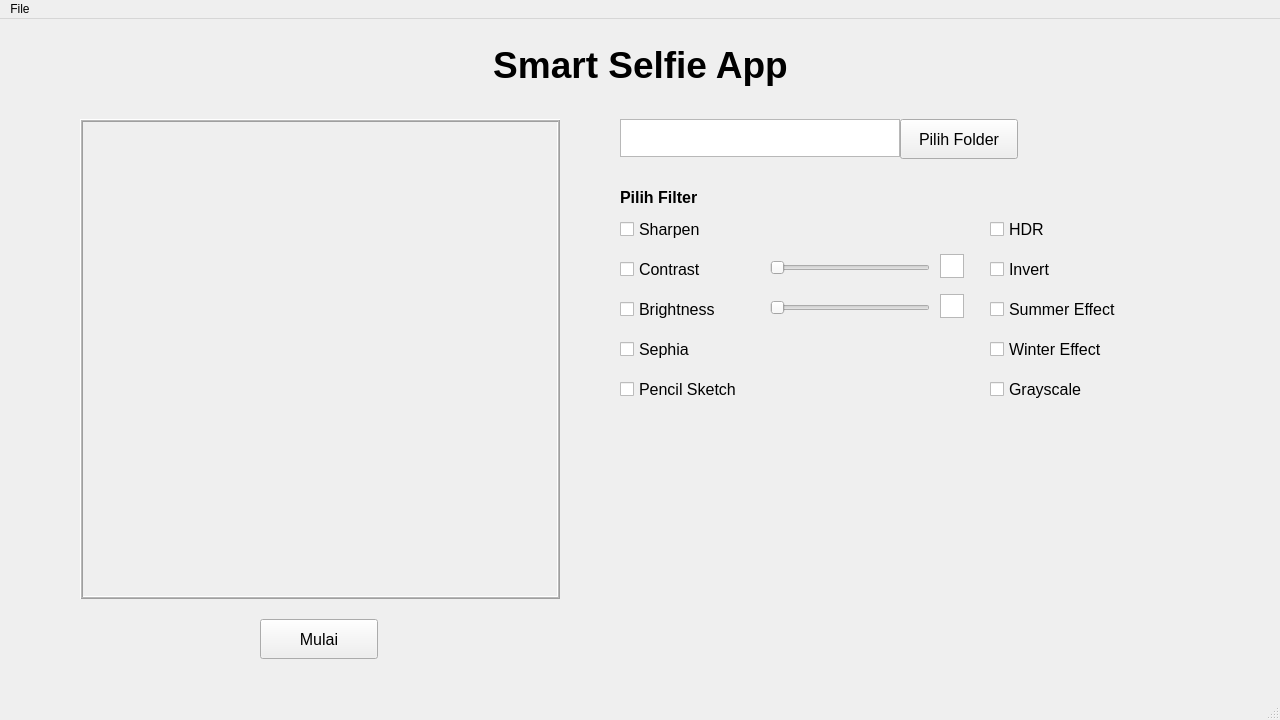
<?xml version="1.0" encoding="UTF-8"?>
<ui version="4.0">
 <class>MainWindow</class>
 <widget class="QMainWindow" name="MainWindow">
  <property name="geometry">
   <rect>
    <x>0</x>
    <y>0</y>
    <width>1280</width>
    <height>720</height>
   </rect>
  </property>
  <property name="windowTitle">
   <string>MainWindow</string>
  </property>
  <widget class="QWidget" name="centralwidget">
   <widget class="QFrame" name="frameVideo">
    <property name="geometry">
     <rect>
      <x>80</x>
      <y>100</y>
      <width>480</width>
      <height>480</height>
     </rect>
    </property>
    <property name="locale">
     <locale language="Indonesian" country="Indonesia"/>
    </property>
    <property name="frameShape">
     <enum>QFrame::Box</enum>
    </property>
    <property name="frameShadow">
     <enum>QFrame::Raised</enum>
    </property>
    <property name="lineWidth">
     <number>1</number>
    </property>
    <property name="midLineWidth">
     <number>1</number>
    </property>
   </widget>
   <widget class="QLabel" name="title">
    <property name="geometry">
     <rect>
      <x>0</x>
      <y>20</y>
      <width>1281</width>
      <height>51</height>
     </rect>
    </property>
    <property name="font">
     <font>
      <pointsize>28</pointsize>
      <bold>true</bold>
     </font>
    </property>
    <property name="text">
     <string>Smart Selfie App</string>
    </property>
    <property name="alignment">
     <set>Qt::AlignCenter</set>
    </property>
   </widget>
   <widget class="QPushButton" name="chooseFolderBtn">
    <property name="geometry">
     <rect>
      <x>900</x>
      <y>100</y>
      <width>118</width>
      <height>40</height>
     </rect>
    </property>
    <property name="font">
     <font>
      <pointsize>12</pointsize>
     </font>
    </property>
    <property name="text">
     <string>Pilih Folder</string>
    </property>
   </widget>
   <widget class="QCheckBox" name="cbSharpen">
    <property name="geometry">
     <rect>
      <x>620</x>
      <y>200</y>
      <width>110</width>
      <height>20</height>
     </rect>
    </property>
    <property name="font">
     <font>
      <pointsize>12</pointsize>
     </font>
    </property>
    <property name="text">
     <string>Sharpen</string>
    </property>
    <property name="iconSize">
     <size>
      <width>24</width>
      <height>24</height>
     </size>
    </property>
   </widget>
   <widget class="QLabel" name="label">
    <property name="geometry">
     <rect>
      <x>620</x>
      <y>170</y>
      <width>111</width>
      <height>16</height>
     </rect>
    </property>
    <property name="font">
     <font>
      <pointsize>12</pointsize>
      <bold>true</bold>
     </font>
    </property>
    <property name="text">
     <string>Pilih Filter</string>
    </property>
   </widget>
   <widget class="QCheckBox" name="cbContrast">
    <property name="geometry">
     <rect>
      <x>620</x>
      <y>240</y>
      <width>110</width>
      <height>20</height>
     </rect>
    </property>
    <property name="font">
     <font>
      <pointsize>12</pointsize>
     </font>
    </property>
    <property name="text">
     <string>Contrast</string>
    </property>
    <property name="iconSize">
     <size>
      <width>24</width>
      <height>24</height>
     </size>
    </property>
   </widget>
   <widget class="QCheckBox" name="cbBrightness">
    <property name="geometry">
     <rect>
      <x>620</x>
      <y>280</y>
      <width>110</width>
      <height>20</height>
     </rect>
    </property>
    <property name="font">
     <font>
      <pointsize>12</pointsize>
     </font>
    </property>
    <property name="text">
     <string>Brightness</string>
    </property>
    <property name="iconSize">
     <size>
      <width>24</width>
      <height>24</height>
     </size>
    </property>
   </widget>
   <widget class="QCheckBox" name="cbSephia">
    <property name="geometry">
     <rect>
      <x>620</x>
      <y>320</y>
      <width>110</width>
      <height>20</height>
     </rect>
    </property>
    <property name="font">
     <font>
      <pointsize>12</pointsize>
     </font>
    </property>
    <property name="text">
     <string>Sephia</string>
    </property>
    <property name="iconSize">
     <size>
      <width>24</width>
      <height>24</height>
     </size>
    </property>
   </widget>
   <widget class="QCheckBox" name="cbPencilSketch">
    <property name="geometry">
     <rect>
      <x>620</x>
      <y>360</y>
      <width>141</width>
      <height>20</height>
     </rect>
    </property>
    <property name="font">
     <font>
      <pointsize>12</pointsize>
     </font>
    </property>
    <property name="text">
     <string>Pencil Sketch</string>
    </property>
    <property name="iconSize">
     <size>
      <width>24</width>
      <height>24</height>
     </size>
    </property>
   </widget>
   <widget class="QCheckBox" name="cbHDR">
    <property name="geometry">
     <rect>
      <x>990</x>
      <y>200</y>
      <width>110</width>
      <height>20</height>
     </rect>
    </property>
    <property name="font">
     <font>
      <pointsize>12</pointsize>
     </font>
    </property>
    <property name="text">
     <string>HDR</string>
    </property>
    <property name="iconSize">
     <size>
      <width>24</width>
      <height>24</height>
     </size>
    </property>
   </widget>
   <widget class="QCheckBox" name="cbInvert">
    <property name="geometry">
     <rect>
      <x>990</x>
      <y>240</y>
      <width>110</width>
      <height>20</height>
     </rect>
    </property>
    <property name="font">
     <font>
      <pointsize>12</pointsize>
     </font>
    </property>
    <property name="text">
     <string>Invert</string>
    </property>
    <property name="iconSize">
     <size>
      <width>24</width>
      <height>24</height>
     </size>
    </property>
   </widget>
   <widget class="QCheckBox" name="cbSummerFX">
    <property name="geometry">
     <rect>
      <x>990</x>
      <y>280</y>
      <width>150</width>
      <height>20</height>
     </rect>
    </property>
    <property name="font">
     <font>
      <pointsize>12</pointsize>
     </font>
    </property>
    <property name="text">
     <string>Summer Effect</string>
    </property>
    <property name="iconSize">
     <size>
      <width>24</width>
      <height>24</height>
     </size>
    </property>
   </widget>
   <widget class="QCheckBox" name="cbWinterFX">
    <property name="geometry">
     <rect>
      <x>990</x>
      <y>320</y>
      <width>150</width>
      <height>20</height>
     </rect>
    </property>
    <property name="font">
     <font>
      <pointsize>12</pointsize>
     </font>
    </property>
    <property name="text">
     <string>Winter Effect</string>
    </property>
    <property name="iconSize">
     <size>
      <width>24</width>
      <height>24</height>
     </size>
    </property>
   </widget>
   <widget class="QCheckBox" name="cbGrayscale">
    <property name="geometry">
     <rect>
      <x>990</x>
      <y>360</y>
      <width>120</width>
      <height>20</height>
     </rect>
    </property>
    <property name="font">
     <font>
      <pointsize>12</pointsize>
     </font>
    </property>
    <property name="text">
     <string>Grayscale</string>
    </property>
    <property name="iconSize">
     <size>
      <width>24</width>
      <height>24</height>
     </size>
    </property>
   </widget>
   <widget class="QPlainTextEdit" name="folderPathInput">
    <property name="geometry">
     <rect>
      <x>620</x>
      <y>100</y>
      <width>280</width>
      <height>38</height>
     </rect>
    </property>
    <property name="font">
     <font>
      <pointsize>10</pointsize>
     </font>
    </property>
    <property name="verticalScrollBarPolicy">
     <enum>Qt::ScrollBarAlwaysOff</enum>
    </property>
    <property name="horizontalScrollBarPolicy">
     <enum>Qt::ScrollBarAlwaysOff</enum>
    </property>
    <property name="lineWrapMode">
     <enum>QPlainTextEdit::NoWrap</enum>
    </property>
   </widget>
   <widget class="QSlider" name="sliderContrast">
    <property name="geometry">
     <rect>
      <x>770</x>
      <y>240</y>
      <width>160</width>
      <height>18</height>
     </rect>
    </property>
    <property name="maximum">
     <number>100</number>
    </property>
    <property name="orientation">
     <enum>Qt::Horizontal</enum>
    </property>
   </widget>
   <widget class="QPlainTextEdit" name="inputContrast">
    <property name="geometry">
     <rect>
      <x>940</x>
      <y>235</y>
      <width>24</width>
      <height>24</height>
     </rect>
    </property>
    <property name="font">
     <font>
      <pointsize>8</pointsize>
     </font>
    </property>
    <property name="verticalScrollBarPolicy">
     <enum>Qt::ScrollBarAlwaysOff</enum>
    </property>
    <property name="horizontalScrollBarPolicy">
     <enum>Qt::ScrollBarAlwaysOff</enum>
    </property>
    <property name="lineWrapMode">
     <enum>QPlainTextEdit::NoWrap</enum>
    </property>
   </widget>
   <widget class="QSlider" name="sliderBrightness">
    <property name="geometry">
     <rect>
      <x>770</x>
      <y>280</y>
      <width>160</width>
      <height>18</height>
     </rect>
    </property>
    <property name="maximum">
     <number>100</number>
    </property>
    <property name="orientation">
     <enum>Qt::Horizontal</enum>
    </property>
   </widget>
   <widget class="QPlainTextEdit" name="inputBrightness">
    <property name="geometry">
     <rect>
      <x>940</x>
      <y>275</y>
      <width>24</width>
      <height>24</height>
     </rect>
    </property>
    <property name="font">
     <font>
      <pointsize>8</pointsize>
     </font>
    </property>
    <property name="verticalScrollBarPolicy">
     <enum>Qt::ScrollBarAlwaysOff</enum>
    </property>
    <property name="horizontalScrollBarPolicy">
     <enum>Qt::ScrollBarAlwaysOff</enum>
    </property>
    <property name="lineWrapMode">
     <enum>QPlainTextEdit::NoWrap</enum>
    </property>
   </widget>
   <widget class="QPushButton" name="startBtn">
    <property name="geometry">
     <rect>
      <x>260</x>
      <y>600</y>
      <width>118</width>
      <height>40</height>
     </rect>
    </property>
    <property name="font">
     <font>
      <pointsize>12</pointsize>
     </font>
    </property>
    <property name="text">
     <string>Mulai</string>
    </property>
   </widget>
  </widget>
  <widget class="QMenuBar" name="menubar">
   <property name="geometry">
    <rect>
     <x>0</x>
     <y>0</y>
     <width>1280</width>
     <height>22</height>
    </rect>
   </property>
   <widget class="QMenu" name="menuFile">
    <property name="title">
     <string>File</string>
    </property>
    <addaction name="actionOpen_Folder"/>
   </widget>
   <addaction name="menuFile"/>
  </widget>
  <widget class="QStatusBar" name="statusbar"/>
  <action name="actionOpen_Folder">
   <property name="text">
    <string>Open Folder...</string>
   </property>
  </action>
 </widget>
 <resources/>
 <connections/>
</ui>
